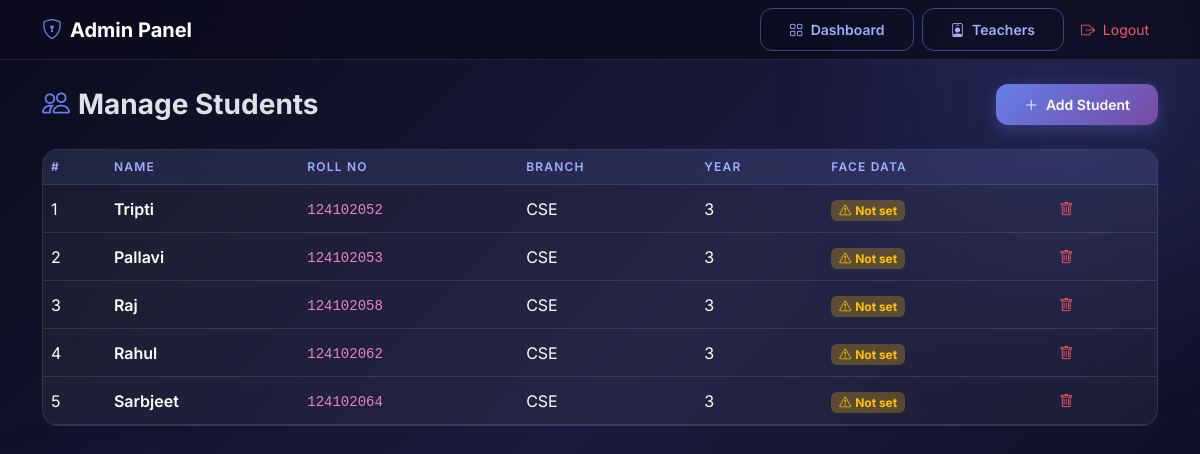
The app's page /admin/manage_students (signed in) with its own data.
### tables this page shows
CREATE TABLE students (
            student_id INTEGER PRIMARY KEY AUTOINCREMENT,
            name TEXT NOT NULL,
            roll_no TEXT UNIQUE NOT NULL,
            branch TEXT NOT NULL,
            year INTEGER NOT NULL,
            face_encoding TEXT,
            created_at TIMESTAMP DEFAULT CURRENT_TIMESTAMP
        );

### app.py (the view, shortened to what this page needs)
@app.route('/admin/manage_students', methods=['GET', 'POST'])
def manage_students():
    if session.get('role') != 'admin':
        return redirect(url_for('login', role='admin'))
    students = execute_query("SELECT * FROM students ORDER BY roll_no ASC", fetchall=True)
    return render_template('admin/manage_students.html', students=students)

### database.py (called while the page is built)
def get_db_connection():
    try:
        conn = sqlite3.connect(DB_FILE)
        conn.row_factory = sqlite3.Row  # allows dict-like access
        conn.execute("PRAGMA foreign_keys = ON")
        return conn
    except Exception as err:
        print(f"Error connecting to database: {err}")
        return None

def _convert_query(query):
    return query.replace("%s", "?")

def execute_query(query, params=None, fetch=False, fetchall=False, commit=False):
    conn = get_db_connection()
    if not conn:
        return None
    query = _convert_query(query)
    cursor = conn.cursor()
    try:
        if params:
            cursor.execute(query, params)
        else:
            cursor.execute(query)
        result = None
        if fetch:
            row = cursor.fetchone()
            result = dict(row) if row else None
        elif fetchall:
            rows = cursor.fetchall()
            result = [dict(row) for row in rows]
        if commit:
            conn.commit()
        return result
    except Exception as err:
        print(f"Database error executing {query}: {err}")
        if commit:
            conn.rollback()
        return None
    finally:
        cursor.close()
        conn.close()

### templates/admin/manage_students.html (shortened to what this page needs)
{% extends "base.html" %}
{% block navbar %}
<nav class="navbar navbar-glass navbar-expand-lg py-2">
    <div class="container">
        <a class="navbar-brand fw-bold" href="{{ url_for('admin_dashboard') }}">
            <i class="bi bi-shield-lock me-2" style="color:#667eea;"></i>Admin Panel
        </a>
        <div class="d-flex align-items-center gap-2">
            <a href="{{ url_for('admin_dashboard') }}" class="btn btn-outline-glow btn-sm"><i class="bi bi-grid me-1"></i> Dashboard</a>
            <a href="{{ url_for('manage_teachers') }}" class="btn btn-outline-glow btn-sm"><i class="bi bi-person-badge me-1"></i> Teachers</a>
            <a href="{{ url_for('logout') }}" class="btn btn-sm" style="color:#f5576c;"><i class="bi bi-box-arrow-right me-1"></i> Logout</a>
        </div>
    </div>
</nav>
{% endblock %}
{% block content %}
<div class="d-flex align-items-center justify-content-between mb-4">
    <h3 class="fw-bold mb-0"><i class="bi bi-people me-2" style="color:#667eea;"></i>Manage Students</h3>
    <button class="btn btn-glow btn-sm" data-bs-toggle="modal" data-bs-target="#addStudentModal">
        <i class="bi bi-plus-lg me-1"></i> Add Student
    </button>
</div>
<div class="glass-card p-0 overflow-hidden">
    <table class="table table-glass table-hover mb-0">
        <thead>
            <tr><th>#</th><th>Name</th><th>Roll No</th><th>Branch</th><th>Year</th><th>Face Data</th><th></th></tr>
        </thead>
        <tbody>
            {% for s in students %}
            <tr>
                <td>{{ loop.index }}</td>
                <td class="fw-semibold">{{ s.name }}</td>
                <td><code>{{ s.roll_no }}</code></td>
                <td>{{ s.branch }}</td>
                <td>{{ s.year }}</td>
                <td>
                    {% if s.face_encoding %}
                        <span class="badge bg-success bg-opacity-25 text-success"><i class="bi bi-check-circle me-1"></i>Trained</span>
                    {% else %}
                        <span class="badge bg-warning bg-opacity-25 text-warning"><i class="bi bi-exclamation-triangle me-1"></i>Not set</span>
                    {% endif %}
                </td>
                <td>
                    <form method="POST" style="display:inline;">
                        <button type="submit" class="btn btn-sm" style="color:#f5576c;" onclick="return confirm('Delete this student?')">
                            <i class="bi bi-trash"></i>
                        </button>
                    </form>
                </td>
            </tr>
            {% else %}
            <tr><td colspan="7" class="text-center text-secondary py-4">No students found. Add one above.</td></tr>
            {% endfor %}
        </tbody>
    </table>
</div>
{% endblock %}

### templates/base.html (shortened to what this page needs)
<!DOCTYPE html>
<html lang="en" data-bs-theme="dark">
<head>
    <link href="https://cdn.jsdelivr.net/npm/bootstrap@5.3.2/dist/css/bootstrap.min.css" rel="stylesheet">
    <link rel="stylesheet" href="https://cdn.jsdelivr.net/npm/bootstrap-icons@1.11.3/font/bootstrap-icons.min.css">
</head>
<body>
    <div class="content-wrapper">
        {% block navbar %}{% endblock %}
        <main class="container py-4 fade-in">
            {% block content %}{% endblock %}
        </main>
    </div>
</body>
</html>

### templates/base.html (style rules this page uses)
:root { --gradient-primary: linear-gradient(135deg, #667eea 0%, #764ba2 100%); --gradient-accent: linear-gradient(135deg, #f093fb 0%, #f5576c 100%); --gradient-dark: linear-gradient(135deg, #0c0c1d 0%, #1a1a3e 50%, #0c0c1d 100%); --glass-bg: rgba(255, 255, 255, 0.05); --glass-border: rgba(255, 255, 255, 0.1); --glow-purple: rgba(102, 126, 234, 0.4); --glow-pink: rgba(240, 147, 251, 0.3); }
* { font-family: 'Inter', sans-serif; }
body { background: var(--gradient-dark); min-height: 100vh; overflow-x: hidden; }
body::before, body::after { content: ''; position: fixed; border-radius: 50%; filter: blur(80px); opacity: 0.3; z-index: 0; animation: float 8s ease-in-out infinite; }
body::before { width: 400px; height: 400px; background: var(--glow-purple); top: -100px; right: -100px; }
body::after { width: 350px; height: 350px; background: var(--glow-pink); bottom: -80px; left: -80px; animation-delay: 3s; }
.glass-card { background: var(--glass-bg); border: 1px solid var(--glass-border); border-radius: 16px; backdrop-filter: blur(20px); -webkit-backdrop-filter: blur(20px); transition: all 0.3s ease; }
.btn-glow { background: var(--gradient-primary); border: none; color: #fff; padding: 10px 28px; border-radius: 12px; font-weight: 600; transition: all 0.3s ease; box-shadow: 0 4px 15px rgba(102, 126, 234, 0.3); }
.btn-outline-glow { background: transparent; border: 1px solid rgba(102, 126, 234, 0.5); color: #a0aeff; padding: 10px 28px; border-radius: 12px; font-weight: 600; transition: all 0.3s ease; }
.navbar-glass { background: rgba(12, 12, 29, 0.8) !important; backdrop-filter: blur(20px); border-bottom: 1px solid var(--glass-border); }
.table-glass { --bs-table-bg: transparent; --bs-table-hover-bg: rgba(102, 126, 234, 0.1); border-color: var(--glass-border) !important; }
.table-glass th { background: rgba(102, 126, 234, 0.1); border-color: var(--glass-border); font-weight: 600; text-transform: uppercase; font-size: 0.75rem; letter-spacing: 0.1em; color: #a0aeff; }
.table-glass td { border-color: var(--glass-border); vertical-align: middle; }
.fade-in { animation: fadeIn 0.5s ease-out; }
.content-wrapper { position: relative; z-index: 1; }

### records on screen
students: name "Tripti", roll_no "124102052", branch "CSE", year "3"
students: name "Pallavi", roll_no "124102053", branch "CSE", year "3"
students: name "Raj", roll_no "124102058", branch "CSE", year "3"
students: name "Rahul", roll_no "124102062", branch "CSE", year "3"
students: name "Sarbjeet", roll_no "124102064", branch "CSE", year "3"
